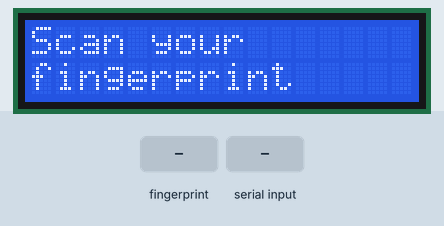
Recording of a sketch running on a simulated ESP32. Shown: 16×2 character LCD. The test bench sets the inputs (shaded band). WiFi joins after 1.5 s; servers stay silent unless stated; uploads are accepted with an empty reply; what the sketch prints to the serial monitor is not drawn.

Above: at 4.4 s.
4.5 s: finger stored as number 1 placed on the sensor
At 5.4 s:
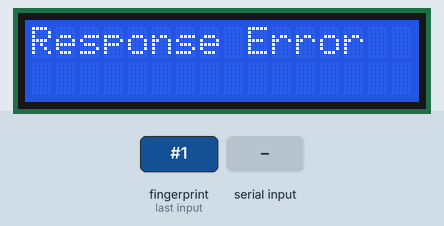
7.5 s: "success" received over Serial
At 8.7 s:
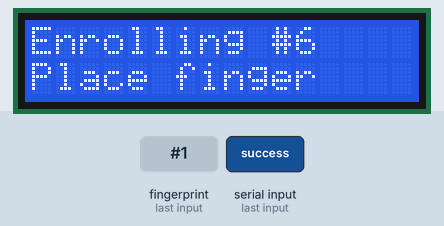
9.5 s: finger stored as number 1 placed on the sensor
At 11.0 s:
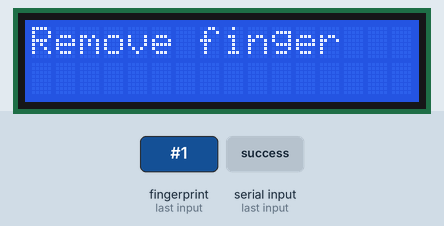
12.5 s: finger stored as number 1 placed on the sensor
At 13.3 s:
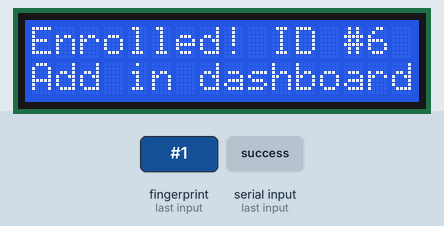
15.5 s: "duplicate" received over Serial
At 17.4 s:
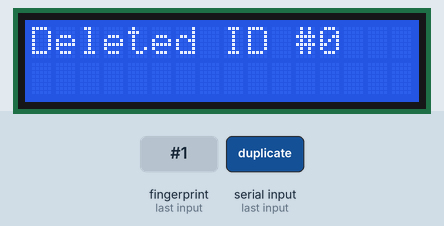
18.5 s: "x90\n" received over Serial
At 19.2 s:
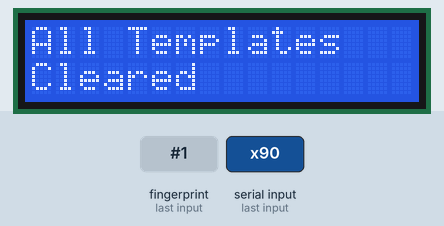
Timing chart, 0 to 21.5 s (numbered marks = the images above; inputs shaded):
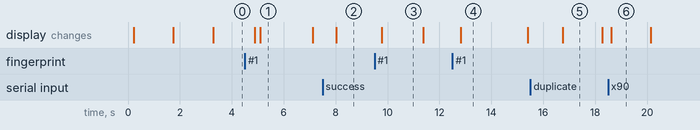

Measured:
- after the input at 4.5 s, the display: first changes after 0.38 s (image 1 shows a later state)
- after the input at 7.5 s, the display: changes after 0.52 s (image 2)
- after the input at 9.5 s, the display: changes after 0.28 s (image 3)
- after the input at 12.5 s, the display: changes after 0.32 s (image 4)
- after the input at 15.5 s, the display: changes after 1.2 s (image 5)
- after the input at 18.5 s, the display: changes after 0.12 s (image 6)
- what the display in image 1 shows lasts 2.0 s, from 5.1 s to 7.1 s

The sketch:

biometric.ino
```cpp
#include <Adafruit_Fingerprint.h>
#include <HardwareSerial.h>
#include <WiFi.h>
#include <HTTPClient.h>
#include <WiFiClientSecure.h>
#include <Wire.h>
#include <LiquidCrystal_I2C.h>
#include <ArduinoJson.h>

// ---- Wifi / backend config ----
// Fill these in locally before flashing; do not commit real credentials.
const char* WIFI_SSID = "YOUR_WIFI_SSID";
const char* WIFI_PASSWORD = "YOUR_WIFI_PASSWORD";
const char* SERVER_URL = "https://attendance-system-production-eb6e.up.railway.app/api/attendance";
const char* DEVICE_API_KEY = "YOUR_DEVICE_API_KEY";

const int MIN_CONFIDENCE = 50;          // Minimum fingerSearch() score to accept a match (0-255)
const unsigned long STEP_TIMEOUT_MS = 10000; // Max time to wait on any single finger-placement step

// AS608 wired to UART2 (RX=16, TX=17) on the ESP32
HardwareSerial fingerSerial(2);
Adafruit_Fingerprint finger(&fingerSerial);

// 16x2 I2C LCD. Most modules use address 0x27 or 0x3F — if the screen stays
// blank/garbled after init, try 0x3F instead. Wired to the ESP32's default
// I2C pins: SDA=21, SCL=22.
LiquidCrystal_I2C lcd(0x27, 16, 2);

void lcdMessage(const String& line1, const String& line2 = "") {
  lcd.clear();
  lcd.setCursor(0, 0);
  lcd.print(line1.substring(0, 16));
  lcd.setCursor(0, 1);
  lcd.print(line2.substring(0, 16));
}

void showIdle() {
  lcdMessage("Scan your", "fingerprint");
}

// Blocks until the finger is lifted off the sensor, so a finger left resting
// on it doesn't re-trigger a match/enroll step every loop() cycle. Bounded by
// a timeout so a stuck/obstructed sensor can't hang the device forever.
void waitForFingerRelease() {
  unsigned long start = millis();
  while (finger.getImage() != FINGERPRINT_NOFINGER) {
    if (millis() - start > STEP_TIMEOUT_MS) return;
    delay(50);
  }
}

// Waits for a finger to be placed, returning FINGERPRINT_OK once captured or
// a timeout code if nothing was placed within STEP_TIMEOUT_MS.
int waitForFingerPlaced() {
  unsigned long start = millis();
  int p = -1;
  while (p != FINGERPRINT_OK) {
    p = finger.getImage();
    if (millis() - start > STEP_TIMEOUT_MS) return -1;
    delay(50);
  }
  return FINGERPRINT_OK;
}

// Finds the first unused template slot by probing loadModel() rather than
// assuming templates are packed sequentially — templateCount + 1 breaks the
// moment any template has been deleted out of order, since it can point at
// an ID that's still occupied and silently overwrite that student's template.
int getFreeSlotID() {
  for (int id = 1; id <= 127; id++) {
    if (finger.loadModel(id) != FINGERPRINT_OK) {
      return id;
    }
  }
  return -1;
}

void connectWiFi() {
  Serial.print("Connecting to WiFi");
  lcdMessage("Connecting WiFi", WIFI_SSID);
  WiFi.begin(WIFI_SSID, WIFI_PASSWORD);
  while (WiFi.status() != WL_CONNECTED) {
    delay(500);
    Serial.print(".");
  }
  Serial.println();
  Serial.print("Connected. IP: ");
  Serial.println(WiFi.localIP());
  lcdMessage("WiFi Connected", WiFi.localIP().toString());
  delay(1500);
}

void setup() {
  Serial.begin(115200);
  delay(100);

  Wire.begin(21, 22);
  lcd.init();
  lcd.backlight();
  lcdMessage("Attendance Sys", "Starting...");

  connectWiFi();

  fingerSerial.begin(57600, SERIAL_8N1, 16, 17);

  if (finger.verifyPassword()) {
    Serial.println("AS608 sensor found.");
  } else {
    Serial.println("AS608 not found — check wiring/baud rate.");
    lcdMessage("Sensor Error", "Check wiring");
    while (1) delay(1);
  }

  finger.getTemplateCount();
  Serial.print("Templates stored: ");
  Serial.println(finger.templateCount);

  Serial.println();
  Serial.println("Commands:");
  Serial.println("  e  - enroll a new fingerprint");
  Serial.println("  d  - delete a template by ID");
  Serial.println("  x  - clear ALL templates on the sensor");
  Serial.println("  (otherwise the sensor continuously scans for a match)");

  showIdle();
}

void loop() {
  if (Serial.available()) {
    char cmd = Serial.read();
    if (cmd == 'e') {
      enrollFingerprint();
      showIdle();
    } else if (cmd == 'd') {
      deleteFingerprint();
      showIdle();
    } else if (cmd == 'x') {
      clearAllFingerprints();
      showIdle();
    }
  }

  matchFingerprint();
  delay(50);
}

// Scans for a finger and reports the matched template ID + confidence.
void matchFingerprint() {
  int p = finger.getImage();
  if (p != FINGERPRINT_OK) return;

  p = finger.image2Tz();
  if (p != FINGERPRINT_OK) {
    // Bad/partial image — wait for the finger to lift before trying again,
    // instead of hammering the sensor every 50ms on the same bad placement.
    waitForFingerRelease();
    return;
  }

  p = finger.fingerSearch();
  if (p == FINGERPRINT_OK && finger.confidence >= MIN_CONFIDENCE) {
    Serial.print("Match found -> ID #");
    Serial.print(finger.fingerID);
    Serial.print(" (confidence ");
    Serial.print(finger.confidence);
    Serial.println(")");
    sendAttendance(finger.fingerID);
  } else {
    Serial.println("No match found.");
    lcdMessage("Not Recognized", "Try again");
    delay(1500);
    showIdle();
  }

  waitForFingerRelease(); // Prevent re-triggering on the same finger press
}

// Reports the matched fingerprint slot ID to the backend and reflects the
// result on the LCD.
void sendAttendance(int fingerprintSlotId) {
  if (WiFi.status() != WL_CONNECTED) {
    Serial.println("WiFi not connected — skipping attendance POST.");
    lcdMessage("Network Error", "No WiFi");
    delay(2000);
    showIdle();
    return;
  }

  lcdMessage("Checking...", "");

  WiFiClientSecure secureClient;
  secureClient.setInsecure(); // skips TLS cert validation — fine for a class project, not for production

  HTTPClient http;
  http.begin(secureClient, SERVER_URL);
  http.addHeader("Content-Type", "application/json");

  String body = String("{\"api_key\":\"") + DEVICE_API_KEY +
                "\",\"fingerprint_slot_id\":" + fingerprintSlotId + "}";

  int httpCode = http.POST(body);
  if (httpCode > 0) {
    String response = http.getString();
    Serial.print("Server response (");
    Serial.print(httpCode);
    Serial.print("): ");
    Serial.println(response);
    showAttendanceResult(response);
  } else {
    Serial.print("POST failed: ");
    Serial.println(http.errorToString(httpCode));
    lcdMessage("Network Error", "Check server");
    delay(2000);
    showIdle();
  }
  http.end();
}

// Parses the backend's JSON response and shows a friendly message on the LCD.
void showAttendanceResult(const String& response) {
  JsonDocument doc;
  DeserializationError err = deserializeJson(doc, response);
  if (err) {
    lcdMessage("Response Error", "");
    delay(2000);
    showIdle();
    return;
  }

  String status = doc["status"] | "";

  if (status == "success") {
    String name = doc["student_name"] | "Student";
    lcdMessage("Welcome!", name);
  } else if (status == "duplicate") {
    String name = doc["student_name"] | "Student";
    lcdMessage("Already Marked", name);
  } else {
    String reason = doc["reason"] | "unknown";
    if (reason == "no_active_session") {
      lcdMessage("No Active", "Session");
    } else if (reason == "unknown_fingerprint") {
      lcdMessage("Not Registered", "See admin");
    } else if (reason == "not_enrolled") {
      lcdMessage("Not Enrolled", "In This Course");
    } else {
      lcdMessage("Error", reason);
    }
  }

  delay(2500);
  showIdle();
}

// Enrolls a new fingerprint into the first free template slot ID.
void enrollFingerprint() {
  int id = getFreeSlotID();
  if (id == -1) {
    Serial.println("Sensor is full (127 templates max).");
    lcdMessage("Sensor Full", "127 max");
    delay(2000);
    return;
  }

  Serial.print("Enrolling as ID #");
  Serial.println(id);
  lcdMessage("Enrolling #" + String(id), "Place finger");

  if (waitForFingerPlaced() != FINGERPRINT_OK) {
    Serial.println("Enrollment timed out waiting for a finger.");
    lcdMessage("Enroll Timeout", "");
    delay(1500);
    return;
  }

  int p = finger.image2Tz(1);
  if (p != FINGERPRINT_OK) {
    Serial.println("Failed to process first image. Try again.");
    lcdMessage("Try Again", "Image failed");
    delay(2000);
    return;
  }

  Serial.println("Remove finger.");
  lcdMessage("Remove finger", "");
  waitForFingerRelease();
  delay(1500); // brief pause so re-placing the finger is a deliberate second scan, not an instant re-trigger

  Serial.println("Place same finger again...");
  lcdMessage("Place same", "finger again");
  if (waitForFingerPlaced() != FINGERPRINT_OK) {
    Serial.println("Enrollment timed out waiting for a finger.");
    lcdMessage("Enroll Timeout", "");
    delay(1500);
    return;
  }

  p = finger.image2Tz(2);
  if (p != FINGERPRINT_OK) {
    Serial.println("Failed to process second image. Try again.");
    lcdMessage("Try Again", "Image failed");
    delay(2000);
    return;
  }

  p = finger.createModel();
  if (p != FINGERPRINT_OK) {
    Serial.println("Fingerprints did not match each other. Enrollment failed.");
    lcdMessage("Enroll Failed", "Fingers differ");
    delay(2000);
    return;
  }

  p = finger.storeModel(id);
  if (p == FINGERPRINT_OK) {
    Serial.print("Enrolled successfully as ID #");
    Serial.print(id);
    Serial.println(" — now add this student in the dashboard with this same Fingerprint Slot ID.");
    lcdMessage("Enrolled! ID #" + String(id), "Add in dashboard");
    delay(2500);
  } else {
    Serial.println("Failed to store template.");
    lcdMessage("Store Failed", "");
    delay(2000);
  }

  waitForFingerRelease();
}

void deleteFingerprint() {
  Serial.println("Enter the template ID to delete, then press Enter:");
  int id = readIntFromSerial();
  int p = finger.deleteModel(id);
  if (p == FINGERPRINT_OK) {
    Serial.print("Deleted ID #");
    Serial.println(id);
    lcdMessage("Deleted ID #" + String(id), "");
    delay(1500);
  } else {
    Serial.println("Failed to delete template.");
    lcdMessage("Delete Failed", "");
    delay(1500);
  }
}

void clearAllFingerprints() {
  int p = finger.emptyDatabase();
  if (p == FINGERPRINT_OK) {
    Serial.println("All templates cleared.");
    lcdMessage("All Templates", "Cleared");
  } else {
    Serial.println("Failed to clear templates.");
    lcdMessage("Clear Failed", "");
  }
  delay(1500);
}

int readIntFromSerial() {
  while (!Serial.available()) delay(10);
  int value = Serial.parseInt();
  while (Serial.available()) Serial.read(); // clear trailing newline
  return value;
}
```
